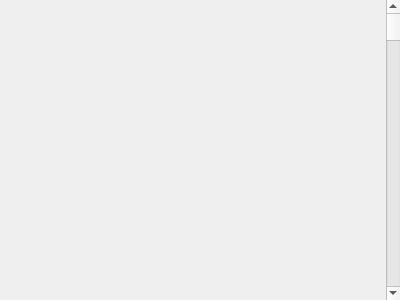
<?xml version="1.0" encoding="UTF-8"?>
<ui version="4.0">
 <class>Vtk2DWnd</class>
 <widget class="QWidget" name="Vtk2DWnd">
  <property name="geometry">
   <rect>
    <x>0</x>
    <y>0</y>
    <width>400</width>
    <height>300</height>
   </rect>
  </property>
  <property name="windowTitle">
   <string>Form</string>
  </property>
  <property name="styleSheet">
   <string notr="true"/>
  </property>
  <layout class="QHBoxLayout" name="Vtk2DWndHLayout">
   <property name="spacing">
    <number>0</number>
   </property>
   <property name="leftMargin">
    <number>0</number>
   </property>
   <property name="topMargin">
    <number>0</number>
   </property>
   <property name="rightMargin">
    <number>0</number>
   </property>
   <property name="bottomMargin">
    <number>0</number>
   </property>
   <item>
    <widget class="ImageWnd" name="ImgWnd" native="true">
     <property name="cursor">
      <cursorShape>ArrowCursor</cursorShape>
     </property>
    </widget>
   </item>
   <item>
    <widget class="QScrollBar" name="ScrollBar">
     <property name="orientation">
      <enum>Qt::Vertical</enum>
     </property>
    </widget>
   </item>
  </layout>
 </widget>
 <customwidgets>
  <customwidget>
   <class>ImageWnd</class>
   <extends>QWidget</extends>
   <header>ImageWnd.h</header>
   <container>1</container>
  </customwidget>
 </customwidgets>
 <resources/>
 <connections>
  <connection>
   <sender>ScrollBar</sender>
   <signal>valueChanged(int)</signal>
   <receiver>Vtk2DWnd</receiver>
   <slot>OnScrollBarMoved(int)</slot>
   <hints>
    <hint type="sourcelabel">
     <x>390</x>
     <y>221</y>
    </hint>
    <hint type="destinationlabel">
     <x>406</x>
     <y>238</y>
    </hint>
   </hints>
  </connection>
 </connections>
 <slots>
  <slot>OnScrollBarMoved(int)</slot>
 </slots>
</ui>
